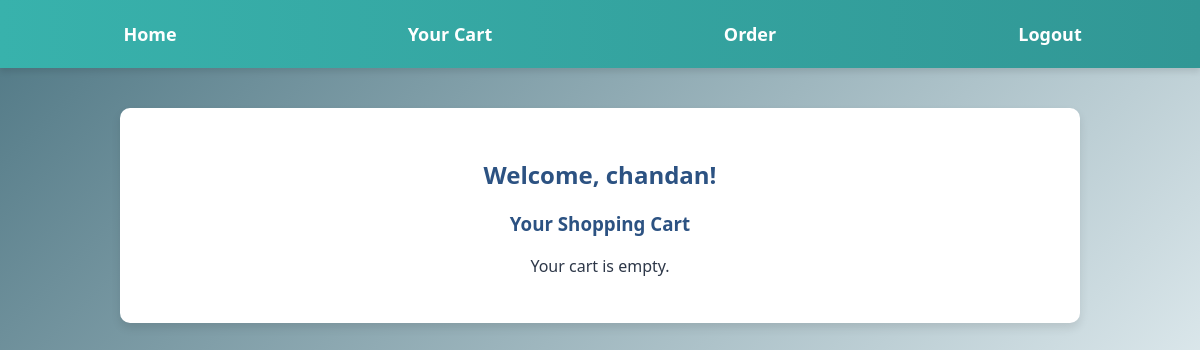
/order/cart-page/1/, run on an earlier commit of the app's database.
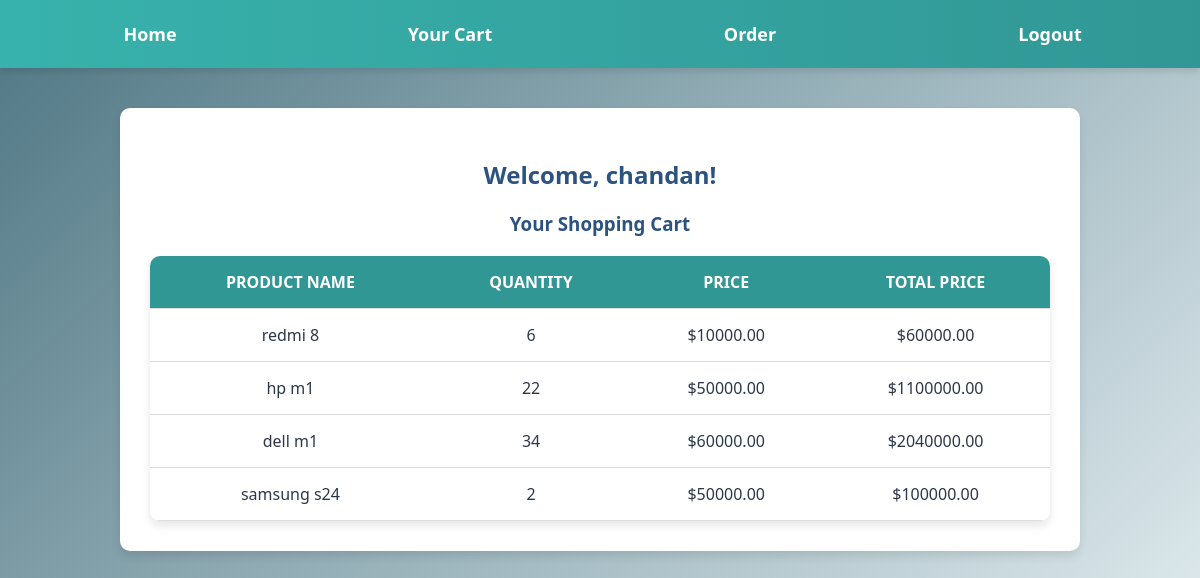
And on a later commit of the database.
### my_order/models.py (models this page shows, shortened)
class Cart(models.Model):
    user = models.ForeignKey(User, on_delete=models.CASCADE)
    product = models.ForeignKey(Product, on_delete=models.CASCADE)
    quantity = models.PositiveIntegerField(default=1)

### my_shop/models.py (models this page shows, shortened)
class Product(models.Model):
    name = models.CharField(max_length=100)
    description = models.TextField()
    price = models.DecimalField(max_digits=10, decimal_places=2)
    image = models.ImageField(upload_to='products/')
    category = models.ForeignKey(Category, on_delete=models.CASCADE)

### my_order/views.py (the view)
# urls.py: path('cart-page/<int:user_id>/', views.cart_page, name="cart_page"),
def cart_page(request, user_id):
    user = User.objects.get(id=user_id)
    cart_items = Cart.objects.filter(user_id=user_id)
    for item in cart_items:
        item.total_price = item.product.price * item.quantity
    return render(request, "cart_page.html", {
        'user': user,
        'cart_items': cart_items
    })

### my_order/templates/cart_page.html (shortened to what this page needs)
<!DOCTYPE html>
<html lang="en">
<head>
</head>
<body>
    {% include 'includes/navbar.html' %}
    <div class="container">
        <h2>Welcome, {{ user.username }}!</h2>
        <h3>Your Shopping Cart</h3>
        {% if cart_items %}
            <table>
                <thead>
                    <tr>
                        <th>Product Name</th>
                        <th>Quantity</th>
                        <th>Price</th>
                        <th>Total Price</th>
                    </tr>
                </thead>
                <tbody>
                    {% for item in cart_items %}
                        <tr>
                            <td data-label="Product">{{ item.product.name }}</td>
                            <td data-label="Quantity">{{ item.quantity }}</td>
                            <td data-label="Price">${{ item.product.price|floatformat:2 }}</td>
                            <td data-label="Total">${{ item.total_price }}</td>
                        </tr>
                    {% endfor %}
                </tbody>
            </table>
        {% else %}
            <p>Your cart is empty.</p>
        {% endif %}
    </div>
</body>
</html>

### templates/includes/navbar.html
<nav class="navbar">
    <ul>
        <li><a href="{% url 'home' %}">Home</a></li>
        <li><a href="{% url 'cart_page' user.id %}">Your Cart</a></li>
        <li><a href="{% url 'order_history_page' user.id %}">Order</a></li>
        <li><a href="#">Logout</a></li>
    </ul>
</nav>

### my_order/templates/cart_page.html (style rules this page uses)
body { margin: 0; font-family: 'Segoe UI', Tahoma, Geneva, Verdana, sans-serif; background: linear-gradient(135deg, #4f7784, #dbe7eb); color: #2d3748; padding: 0px; }
.navbar { background: linear-gradient(90deg, #38b2ac, #319795); box-shadow: 0 4px 6px rgba(0, 0, 0, 0.1); padding: 10px 0; position: sticky; top: 0; z-index: 1000; }
.navbar ul { list-style: none; display: flex; justify-content: space-evenly; align-items: center; margin: 0; padding: 0; }
.navbar ul li { flex: 1; text-align: center; }
.navbar ul li a { text-decoration: none; color: white; font-size: 18px; font-weight: 600; padding: 12px 20px; display: inline-block; transition: all 0.3s ease-in-out; }
.container { max-width: 900px; margin: 40px auto; background: white; padding: 30px; border-radius: 10px; box-shadow: 0 5px 10px rgba(0, 0, 0, 0.1); text-align: center; }
h2, h3 { color: #2c5282; }
table { width: 100%; border-collapse: collapse; margin-top: 20px; background: white; border-radius: 10px; overflow: hidden; box-shadow: 0 5px 10px rgba(0, 0, 0, 0.1); }
th, td { padding: 15px; text-align: center; border-bottom: 1px solid #ddd; }
th { background-color: #319795; color: white; text-transform: uppercase; }

What changed in the data, as far as the page shows it:
added Cart: product.name "redmi 8", quantity "6", product.price "10000.00", total_price "60000.00"
added Cart: product.name "hp m1", quantity "22", product.price "50000.00", total_price "1100000.00"
added Cart: product.name "dell m1", quantity "34", product.price "60000.00", total_price "2040000.00"
added Cart: product.name "samsung s24", quantity "2", product.price "50000.00", total_price "100000.00"
Also different on the page:
text no longer shown: "Your cart is empty."
text now shown: "PRODUCT NAME QUANTITY PRICE TOTAL PRICE"
